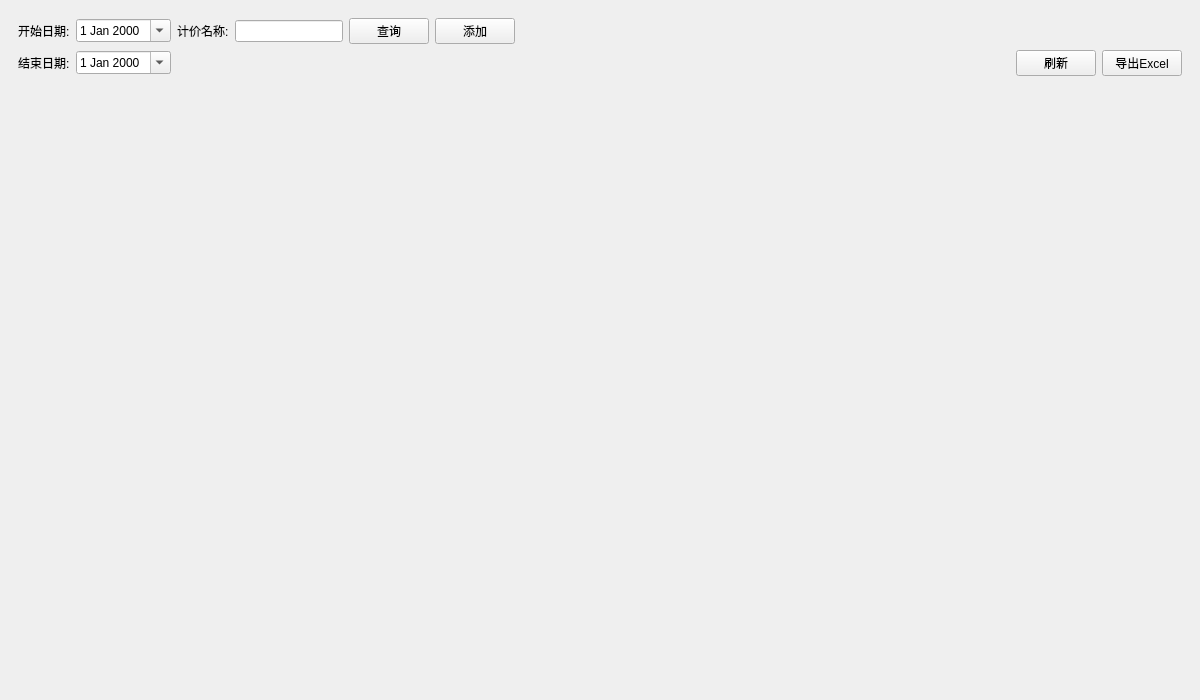
<?xml version="1.0" encoding="UTF-8"?>
<ui version="4.0">
 <class>FrmValuationTable</class>
 <widget class="QWidget" name="FrmValuationTable">
  <property name="geometry">
   <rect>
    <x>0</x>
    <y>0</y>
    <width>1200</width>
    <height>700</height>
   </rect>
  </property>
  <property name="windowTitle">
   <string>Form</string>
  </property>
  <layout class="QGridLayout" name="gridLayout_3">
   <property name="leftMargin">
    <number>0</number>
   </property>
   <property name="topMargin">
    <number>0</number>
   </property>
   <property name="rightMargin">
    <number>0</number>
   </property>
   <property name="bottomMargin">
    <number>0</number>
   </property>
   <item row="0" column="0">
    <widget class="QStackedWidget" name="stackedWidget">
     <property name="currentIndex">
      <number>0</number>
     </property>
     <widget class="QWidget" name="page">
      <layout class="QGridLayout" name="gridLayout_2" rowstretch="1,9">
       <item row="0" column="0">
        <widget class="QWidget" name="widget" native="true">
         <layout class="QGridLayout" name="gridLayout">
          <item row="0" column="3">
           <widget class="QLineEdit" name="editName">
            <property name="sizePolicy">
             <sizepolicy hsizetype="Minimum" vsizetype="Fixed">
              <horstretch>0</horstretch>
              <verstretch>0</verstretch>
             </sizepolicy>
            </property>
           </widget>
          </item>
          <item row="1" column="8">
           <widget class="QPushButton" name="btnExport">
            <property name="sizePolicy">
             <sizepolicy hsizetype="Minimum" vsizetype="Fixed">
              <horstretch>0</horstretch>
              <verstretch>0</verstretch>
             </sizepolicy>
            </property>
            <property name="toolTip">
             <string>导出Excel</string>
            </property>
            <property name="text">
             <string>导出Excel</string>
            </property>
            <property name="icon">
             <iconset resource="../../main.qrc">
              <normaloff>:/image/excel.png</normaloff>:/image/excel.png</iconset>
            </property>
           </widget>
          </item>
          <item row="0" column="0">
           <widget class="QLabel" name="label">
            <property name="text">
             <string>开始日期:</string>
            </property>
           </widget>
          </item>
          <item row="0" column="4">
           <widget class="QPushButton" name="btnQuery">
            <property name="text">
             <string>查询</string>
            </property>
           </widget>
          </item>
          <item row="0" column="5">
           <widget class="QPushButton" name="btnAdd">
            <property name="text">
             <string>添加</string>
            </property>
           </widget>
          </item>
          <item row="0" column="2">
           <widget class="QLabel" name="label_3">
            <property name="text">
             <string>计价名称:</string>
            </property>
           </widget>
          </item>
          <item row="1" column="0">
           <widget class="QLabel" name="label_2">
            <property name="text">
             <string>结束日期:</string>
            </property>
           </widget>
          </item>
          <item row="0" column="6">
           <spacer name="horizontalSpacer_2">
            <property name="orientation">
             <enum>Qt::Horizontal</enum>
            </property>
            <property name="sizeHint" stdset="0">
             <size>
              <width>40</width>
              <height>20</height>
             </size>
            </property>
           </spacer>
          </item>
          <item row="1" column="7">
           <widget class="QPushButton" name="btnRefresh">
            <property name="toolTip">
             <string>刷新</string>
            </property>
            <property name="text">
             <string>刷新</string>
            </property>
            <property name="icon">
             <iconset resource="../../main.qrc">
              <normaloff>:/image/刷新.png</normaloff>:/image/刷新.png</iconset>
            </property>
           </widget>
          </item>
          <item row="0" column="1">
           <widget class="QDateEdit" name="dateStart">
            <property name="calendarPopup">
             <bool>true</bool>
            </property>
           </widget>
          </item>
          <item row="1" column="1">
           <widget class="QDateEdit" name="dateEnd">
            <property name="calendarPopup">
             <bool>true</bool>
            </property>
           </widget>
          </item>
         </layout>
        </widget>
       </item>
       <item row="1" column="0">
        <widget class="GbsTableWidget" name="tableWidget" native="true"/>
       </item>
      </layout>
     </widget>
     <widget class="QWidget" name="page_2"/>
    </widget>
   </item>
  </layout>
 </widget>
 <customwidgets>
  <customwidget>
   <class>GbsTableWidget</class>
   <extends>QWidget</extends>
   <header>gbstablewidget.h</header>
   <container>1</container>
  </customwidget>
 </customwidgets>
 <resources>
  <include location="../../main.qrc"/>
 </resources>
 <connections/>
</ui>
